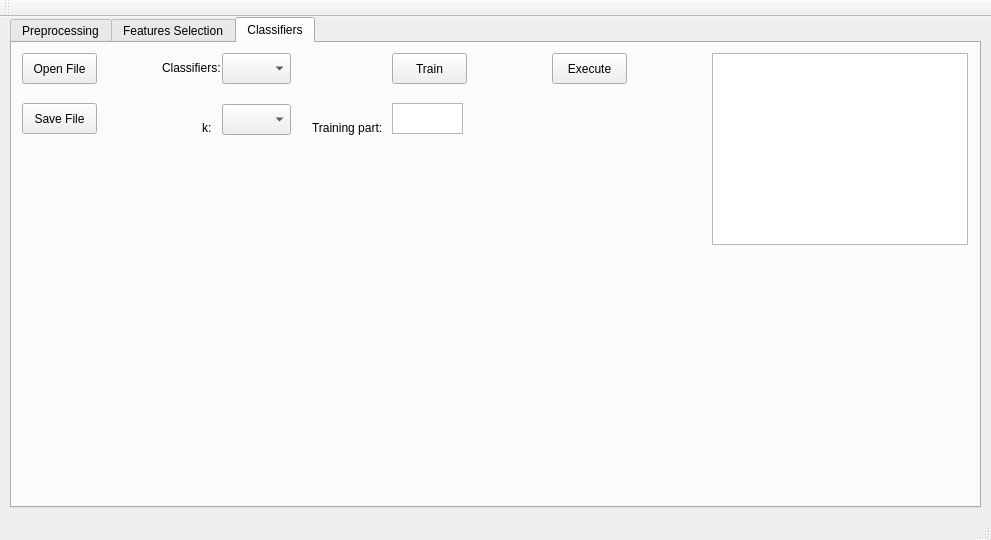
<?xml version="1.0" encoding="UTF-8"?>
<ui version="4.0">
 <class>MainWindow</class>
 <widget class="QMainWindow" name="MainWindow">
  <property name="geometry">
   <rect>
    <x>0</x>
    <y>0</y>
    <width>991</width>
    <height>540</height>
   </rect>
  </property>
  <property name="windowTitle">
   <string>MainWindow</string>
  </property>
  <widget class="QWidget" name="centralWidget">
   <widget class="QTabWidget" name="tabWidget">
    <property name="geometry">
     <rect>
      <x>10</x>
      <y>0</y>
      <width>971</width>
      <height>491</height>
     </rect>
    </property>
    <property name="currentIndex">
     <number>2</number>
    </property>
    <widget class="QWidget" name="tabP">
     <attribute name="title">
      <string>Preprocessing</string>
     </attribute>
     <widget class="QPushButton" name="PpushButtonSelectFolder">
      <property name="geometry">
       <rect>
        <x>10</x>
        <y>10</y>
        <width>75</width>
        <height>31</height>
       </rect>
      </property>
      <property name="text">
       <string>Select Folder</string>
      </property>
     </widget>
     <widget class="QGraphicsView" name="PgraphicsView">
      <property name="geometry">
       <rect>
        <x>680</x>
        <y>30</y>
        <width>256</width>
        <height>192</height>
       </rect>
      </property>
      <property name="interactive">
       <bool>true</bool>
      </property>
      <property name="viewportUpdateMode">
       <enum>QGraphicsView::MinimalViewportUpdate</enum>
      </property>
     </widget>
     <widget class="QGraphicsView" name="PgraphicsViewEdge">
      <property name="geometry">
       <rect>
        <x>680</x>
        <y>250</y>
        <width>256</width>
        <height>192</height>
       </rect>
      </property>
     </widget>
    </widget>
    <widget class="QWidget" name="tabFS">
     <attribute name="title">
      <string>Features Selection</string>
     </attribute>
     <widget class="QPushButton" name="FSpushButtonOpenFile">
      <property name="geometry">
       <rect>
        <x>10</x>
        <y>10</y>
        <width>75</width>
        <height>31</height>
       </rect>
      </property>
      <property name="text">
       <string>Open File</string>
      </property>
     </widget>
     <widget class="QPushButton" name="FSpushButtonSaveFile">
      <property name="geometry">
       <rect>
        <x>10</x>
        <y>60</y>
        <width>75</width>
        <height>31</height>
       </rect>
      </property>
      <property name="text">
       <string>Save File</string>
      </property>
     </widget>
     <widget class="QComboBox" name="FScomboBox">
      <property name="geometry">
       <rect>
        <x>250</x>
        <y>10</y>
        <width>69</width>
        <height>31</height>
       </rect>
      </property>
     </widget>
     <widget class="QLabel" name="label">
      <property name="geometry">
       <rect>
        <x>150</x>
        <y>10</y>
        <width>101</width>
        <height>31</height>
       </rect>
      </property>
      <property name="text">
       <string>&lt;html&gt;&lt;head/&gt;&lt;body&gt;&lt;p&gt;&lt;span style=&quot; font-size:9pt;&quot;&gt;Feature number:&lt;/span&gt;&lt;/p&gt;&lt;/body&gt;&lt;/html&gt;</string>
      </property>
     </widget>
     <widget class="QRadioButton" name="FSradioButtonFisher">
      <property name="geometry">
       <rect>
        <x>251</x>
        <y>50</y>
        <width>71</width>
        <height>20</height>
       </rect>
      </property>
      <property name="text">
       <string>Fisher</string>
      </property>
      <property name="checked">
       <bool>true</bool>
      </property>
     </widget>
     <widget class="QRadioButton" name="FSradioButtonSFS">
      <property name="geometry">
       <rect>
        <x>250</x>
        <y>80</y>
        <width>82</width>
        <height>21</height>
       </rect>
      </property>
      <property name="text">
       <string>SFS</string>
      </property>
     </widget>
     <widget class="QPushButton" name="FSpushButtonCompute">
      <property name="geometry">
       <rect>
        <x>380</x>
        <y>10</y>
        <width>75</width>
        <height>31</height>
       </rect>
      </property>
      <property name="text">
       <string>Compute</string>
      </property>
     </widget>
     <widget class="QTextBrowser" name="FStextBrowserDatabaseInfo">
      <property name="geometry">
       <rect>
        <x>700</x>
        <y>10</y>
        <width>256</width>
        <height>192</height>
       </rect>
      </property>
     </widget>
    </widget>
    <widget class="QWidget" name="tabC">
     <attribute name="title">
      <string>Classifiers</string>
     </attribute>
     <widget class="QPushButton" name="CpushButtonOpenFile">
      <property name="geometry">
       <rect>
        <x>10</x>
        <y>10</y>
        <width>75</width>
        <height>31</height>
       </rect>
      </property>
      <property name="text">
       <string>Open File</string>
      </property>
     </widget>
     <widget class="QPushButton" name="CpushButtonSaveFile">
      <property name="geometry">
       <rect>
        <x>10</x>
        <y>60</y>
        <width>75</width>
        <height>31</height>
       </rect>
      </property>
      <property name="text">
       <string>Save File</string>
      </property>
     </widget>
     <widget class="QComboBox" name="CcomboBoxK">
      <property name="geometry">
       <rect>
        <x>210</x>
        <y>61</y>
        <width>69</width>
        <height>31</height>
       </rect>
      </property>
     </widget>
     <widget class="QLabel" name="ClabelK">
      <property name="geometry">
       <rect>
        <x>190</x>
        <y>70</y>
        <width>20</width>
        <height>31</height>
       </rect>
      </property>
      <property name="text">
       <string>&lt;html&gt;&lt;head/&gt;&lt;body&gt;&lt;p&gt;&lt;span style=&quot; font-size:9pt;&quot;&gt;k:&lt;/span&gt;&lt;/p&gt;&lt;/body&gt;&lt;/html&gt;</string>
      </property>
     </widget>
     <widget class="QPushButton" name="CpushButtonTrain">
      <property name="geometry">
       <rect>
        <x>380</x>
        <y>10</y>
        <width>75</width>
        <height>31</height>
       </rect>
      </property>
      <property name="text">
       <string>Train</string>
      </property>
     </widget>
     <widget class="QLabel" name="ClabelClassifiers">
      <property name="geometry">
       <rect>
        <x>150</x>
        <y>10</y>
        <width>71</width>
        <height>31</height>
       </rect>
      </property>
      <property name="text">
       <string>&lt;html&gt;&lt;head/&gt;&lt;body&gt;&lt;p&gt;&lt;span style=&quot; font-size:9pt;&quot;&gt;Classifiers:&lt;/span&gt;&lt;/p&gt;&lt;/body&gt;&lt;/html&gt;</string>
      </property>
     </widget>
     <widget class="QComboBox" name="CcomboBoxClassifiers">
      <property name="geometry">
       <rect>
        <x>210</x>
        <y>10</y>
        <width>69</width>
        <height>31</height>
       </rect>
      </property>
     </widget>
     <widget class="QPlainTextEdit" name="CplainTextEditTrainingPart">
      <property name="geometry">
       <rect>
        <x>380</x>
        <y>60</y>
        <width>71</width>
        <height>31</height>
       </rect>
      </property>
     </widget>
     <widget class="QPushButton" name="CpushButtonExecute">
      <property name="geometry">
       <rect>
        <x>540</x>
        <y>10</y>
        <width>75</width>
        <height>31</height>
       </rect>
      </property>
      <property name="text">
       <string>Execute</string>
      </property>
     </widget>
     <widget class="QLabel" name="ClabelTraningPart">
      <property name="geometry">
       <rect>
        <x>300</x>
        <y>70</y>
        <width>81</width>
        <height>31</height>
       </rect>
      </property>
      <property name="text">
       <string>&lt;html&gt;&lt;head/&gt;&lt;body&gt;&lt;p&gt;&lt;span style=&quot; font-size:9pt;&quot;&gt;Training part:&lt;/span&gt;&lt;/p&gt;&lt;/body&gt;&lt;/html&gt;</string>
      </property>
     </widget>
     <widget class="QTextBrowser" name="CtextBrowser">
      <property name="geometry">
       <rect>
        <x>700</x>
        <y>10</y>
        <width>256</width>
        <height>192</height>
       </rect>
      </property>
     </widget>
    </widget>
   </widget>
  </widget>
  <widget class="QMenuBar" name="menuBar">
   <property name="geometry">
    <rect>
     <x>0</x>
     <y>0</y>
     <width>991</width>
     <height>21</height>
    </rect>
   </property>
  </widget>
  <widget class="QToolBar" name="mainToolBar">
   <attribute name="toolBarArea">
    <enum>TopToolBarArea</enum>
   </attribute>
   <attribute name="toolBarBreak">
    <bool>false</bool>
   </attribute>
  </widget>
  <widget class="QStatusBar" name="statusBar"/>
 </widget>
 <layoutdefault spacing="6" margin="11"/>
 <resources/>
 <connections/>
</ui>
